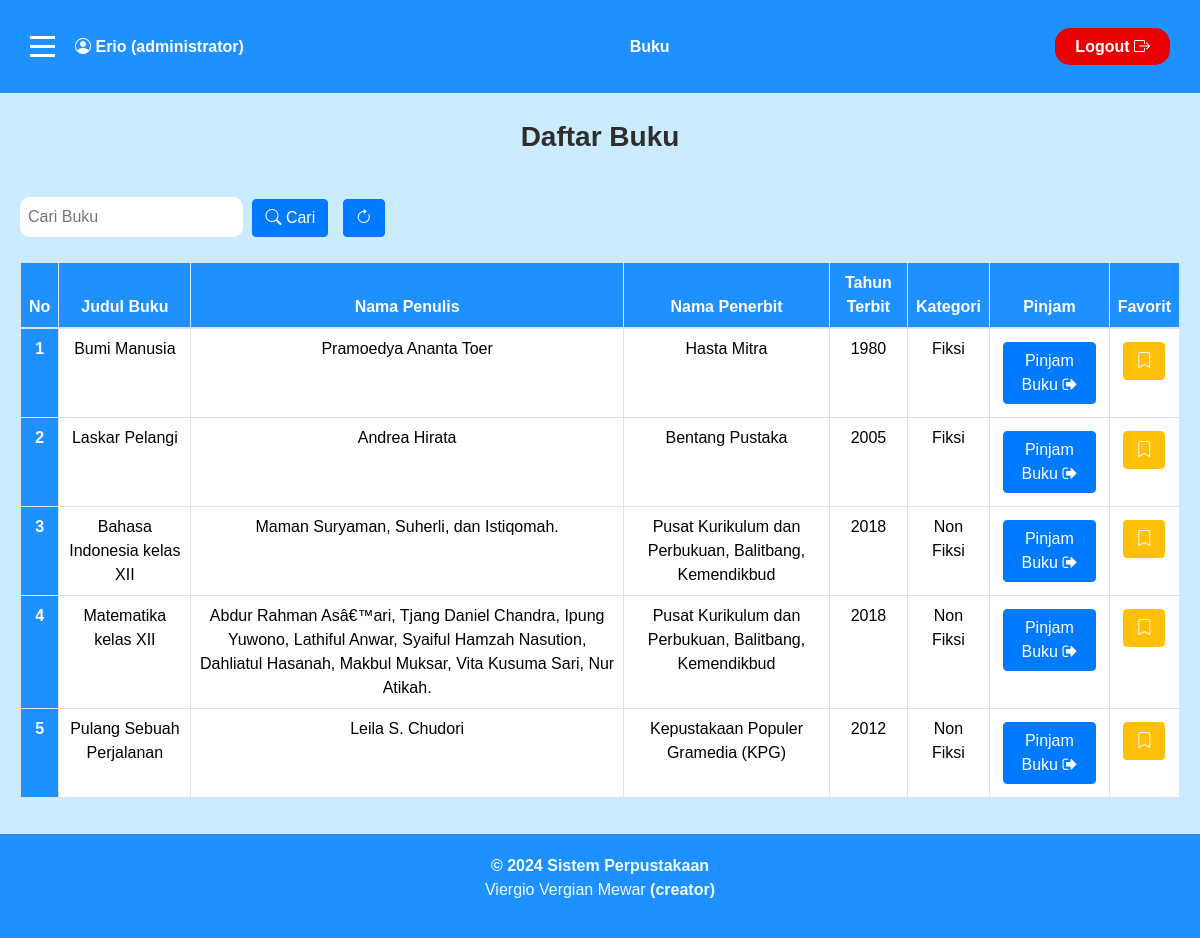
Screenshot of /user/peminjam/buku.php (signed in) with the database file from the repository.
### tables this page shows
CREATE TABLE IF NOT EXISTS `buku` (
  `BukuID` int(11) NOT NULL AUTO_INCREMENT,
  `Judul` varchar(255) NOT NULL,
  `Penulis` varchar(255) NOT NULL,
  `Penerbit` varchar(255) NOT NULL,
  `TahunTerbit` int(11) NOT NULL,
  PRIMARY KEY (`BukuID`)
);

CREATE TABLE IF NOT EXISTS `kategoribuku` (
  `KategoriID` int(11) NOT NULL AUTO_INCREMENT,
  `NamaKategori` varchar(255) NOT NULL,
  PRIMARY KEY (`KategoriID`)
);

### user/peminjam/buku.php (the view, shortened to what this page needs)
<?php
require '../../database/db.php';
$username = $_SESSION['Username'];
$user_id = $_SESSION['UserID'];
function fetchBooksByCategory($db, $id_kategori, $user_id) {
    $sql_buku = "SELECT buku.*, peminjaman.StatusPeminjaman
                    FROM buku
                    LEFT JOIN kategoribuku_relasi ON buku.BukuID = kategoribuku_relasi.BukuID
                    LEFT JOIN peminjaman ON buku.BukuID = peminjaman.BukuID
                    WHERE kategoribuku_relasi.KategoriID = ?
                    AND (peminjaman.UserID = ? OR peminjaman.UserID IS NULL)
                    ORDER BY buku.Judul ASC";
    $stmt = $db->prepare($sql_buku);
    $stmt->bind_param("ii", $id_kategori, $user_id);
    $stmt->execute();
    $result = $stmt->get_result();
    $books = $result->fetch_all(MYSQLI_ASSOC);
    return $books;
}
$kategori_dengan_buku = array();
$sql_kategori = "SELECT * FROM kategoribuku ORDER BY NamaKategori ASC";
$hasil_kategori = $db->query($sql_kategori);
while ($kategori = $hasil_kategori->fetch_assoc()) {
    $id_kategori = $kategori['KategoriID'];
    $nama_kategori = $kategori['NamaKategori'];
    $buku = fetchBooksByCategory($db, $id_kategori, $user_id);
    $kategori_dengan_buku[] = array(
        'id_kategori' => $id_kategori,
        'nama_kategori' => $nama_kategori,
        'buku' => $buku
    );
}
?>
<!DOCTYPE html>
<html lang="id">
<head>
    <link rel="stylesheet" href="https://stackpath.bootstrapcdn.com/bootstrap/4.3.1/css/bootstrap.min.css"
>
    <link rel="stylesheet" href="https://cdn.jsdelivr.net/npm/bootstrap-icons@1.11.3/font/bootstrap-icons.min.css">
    <link rel="stylesheet" href="https://stackpath.bootstrapcdn.com/font-awesome/4.7.0/css/font-awesome.min.css">
    <link rel="stylesheet" href="https://unpkg.com/feather-icons">
    <link rel="stylesheet" href="../../css/styles.css">
    <link rel="stylesheet" href="../../css/table.css">
</head>
<body>
    <?php include_once('../../dashboard/navbar.php'); ?>
    <h2>Daftar Buku</h2>
<div class="main-content">
<form method="GET" action="">
        <input type="text" id="search" name="search" placeholder="Cari Buku" style="border-radius: 10px; border: none; padding: 8px">
        <button type="submit" name="submit_search" class="btn btn-primary"><i class="bi bi-search"></i> Cari</button>
        <button type="submit" class="btn btn btn-primary" style="color: #ffffff;"><i class="bi bi-arrow-clockwise"></i></button>
    </form>
    <table class="table">
        <thead>
            <tr>
                <th scope="col">No</th>
                <th scope="col">Judul Buku</th>
                <th scope="col">Nama Penulis</th>
                <th scope="col">Nama Penerbit</th>
                <th scope="col">Tahun Terbit</th>
                <th scope="col">Kategori</th>
                <th scope="col">Pinjam</th>
                <th scope="col">Favorit</th>
            </tr>
        </thead>
        <tbody>
            <?php $counter = 1; ?>
            <?php if (isset($search_results) && !empty($search_results)): ?>
                <?php foreach ($search_results as $result): ?>
                    <tr>
                        <th scope="row"><?php echo $counter; ?></th>
                        <td><?php echo $result['Judul']; ?></td>
                        <td><?php echo $result['Penulis']; ?></td>
                        <td><?php echo $result['Penerbit']; ?></td>
                        <td><?php echo $result['TahunTerbit']; ?></td>
                        <td><?php echo $result['NamaKategori']; ?></td>
                        <td>
                        <?php
                $buku_id = $result['BukuID'];
                $judul_buku = $result['Judul'];
                $status_peminjaman = $result['StatusPeminjaman'];
                $is_pemilik_peminjaman = ($_SESSION['Username'] === $username && $status_peminjaman === 'Dipinjam');
                $button_text = ($is_pemilik_peminjaman) ? 'Balikan Buku <i class="fa fa-sign-in"></i>' : 'Pinjam Buku <i class="fa fa-sign-out"></i>';
                $button_class = $is_pemilik_peminjaman ? 'btn btn-danger' : 'btn btn-primary';
                $check_koleksi_query = "SELECT * FROM koleksipribadi WHERE UserID = '$user_id' AND BukuID = '$buku_id'";
                $check_koleksi_result = $db->query($check_koleksi_query);
                $has_data_in_koleksi = ($check_koleksi_result && mysqli_num_rows($check_koleksi_result) > 0);
                ?>
                <?php if ($is_pemilik_peminjaman) : ?>
                    <form method="post" action="../../function/fungsiKembalikan.php" class="d-inline-block">
                        <input type="hidden" name="buku_id" value="<?php echo $buku_id; ?>">
                        <button type="submit" name="pinjam-button" class="pinjam-button <?php echo $button_class; ?>"><?php echo $button_text; ?></button>
                    </form>
                <?php else : ?>
                    <?php
                    $redirect_url = ($status_peminjaman === 'Dipinjam') ? '../../function/fungsiKembalikan.php' : '../../function/fungsiPeminjaman.php';
                    ?>
                    <a href="<?php echo $redirect_url . '?buku_id=' . $buku_id . '&judul=' . $judul_buku; ?>" class="pinjam-button <?php echo $button_class; ?>"><?php echo $button_text; ?></a>
                <?php endif; ?>
                </td>
                    <td>
                        <?php
                            if ($has_data_in_koleksi) {
                                ?>
                                <form method="POST" action="../../function/hapusMark.php?from=buku" class="d-inline-block">
                                <input type="hidden" name="BukuID" value="<?php echo $buku_id; ?>">
                                <button type="submit" id="mark1" class="btn btn-warning"><i class="bi bi-bookmark-fill text-light"></i></button>
                                </form>
                                <?php
                            }
                            if (!$has_data_in_koleksi) {
                                ?>
                                <form method="POST" action="../../function/tambahMark.php" class="d-inline-block">
                                    <input type="hidden" name="BukuID" value="<?php echo $buku_id; ?>">
                                    <button type="submit" id="mark2" class="btn btn-warning"><i class="bi bi-bookmark text-light"></i></button>
                                </form>
                                <?php
                            }
                            ?>
                        </td>
                    </tr>
                    <?php $counter++; ?>
                <?php endforeach; ?>
            <?php else: ?>
                <?php foreach ($kategori_dengan_buku as $kategori): ?>
                    <?php foreach ($kategori['buku'] as $buku): ?>
                        <tr>
                            <th scope="row"><?php echo $counter; ?></th>
                            <td><?php echo $buku['Judul']; ?></td>
                            <td><?php echo $buku['Penulis']; ?></td>
                            <td><?php echo $buku['Penerbit']; ?></td>
                            <td><?php echo $buku['TahunTerbit']; ?></td>
                            <td><?php echo $kategori['nama_kategori']; ?></td>
                            <td>
                            <?php
                            $buku_id = $buku['BukuID'];
                            $judul_buku = $buku['Judul'];
                            $status_peminjaman = $buku['StatusPeminjaman'];
                            $is_pemilik_peminjaman = ($_SESSION['Username'] === $username && $status_peminjaman === 'Dipinjam');
                            $button_text = ($is_pemilik_peminjaman) ? 'Balikan Buku <i class="fa fa-sign-in"></i>' : 'Pinjam Buku <i class="fa fa-sign-out"></i>';
                            $button_class = $is_pemilik_peminjaman ? 'btn btn-danger' : 'btn btn-primary';
                            $check_koleksi_query = "SELECT * FROM koleksipribadi WHERE UserID = '$user_id' AND BukuID = '$buku_id'";
                            $check_koleksi_result = $db->query($check_koleksi_query);
                            $has_data_in_koleksi = ($check_koleksi_result && mysqli_num_rows($check_koleksi_result) > 0);
                            ?>
                            <?php if ($is_pemilik_peminjaman) : ?>
                                <form method="post" action="../../function/fungsiKembalikan.php" class="d-inline-block">
                                    <input type="hidden" name="buku_id" value="<?php echo $buku_id; ?>">
                                    <button type="submit" name="pinjam-button" class="pinjam-button <?php echo $button_class; ?>"><?php echo $button_text; ?></button>
                                </form>
                            <?php else : ?>
                                <?php
                                $redirect_url = ($status_peminjaman === 'Dipinjam') ? '../../function/fungsiKembalikan.php' : '../../function/fungsiPeminjaman.php';
                                ?>
                                <a href="<?php echo $redirect_url . '?buku_id=' . $buku_id . '&judul=' . $judul_buku; ?>" class="pinjam-button <?php echo $button_class; ?>"><?php echo $button_text; ?></a>
                            <?php endif; ?>
                        </td>
                        <td>
                                <?php
                            if (!$has_data_in_koleksi) {
                                ?>
                                <form method="POST" action="../../function/tambahMark.php" class="d-inline-block">
                                    <button type="submit" id="mark2" class="btn btn-warning"><i class="bi bi-bookmark text-light"></i></button>
                                </form>
                                <?php
                            }
                            ?>
                        </td>
                    </tr>
                    <?php $counter++; ?>
                <?php endforeach; ?>
            <?php endforeach; ?>
            <?php endif; ?>
        </tbody>
    </table>
</div>
<?php include_once('../../dashboard/footer.php'); ?>
</body>
</html>

### dashboard/navbar.php
<?php
$current_page = basename($_SERVER['PHP_SELF']);
if ($current_page === 'index.php') {
    $nama_sistem = 'Beranda';
}elseif ($current_page === 'dataUser.php'){
    $nama_sistem = 'Data User';
}elseif ($current_page === 'editUser.php'){
    $nama_sistem = 'Edit ' . ucwords($level);
}elseif ($current_page === 'tambahUser.php'){
    $nama_sistem = 'Tambah ' . ucwords($level);
} elseif ($current_page === 'peminjaman.php') {
    $nama_sistem = 'Laporan Peminjaman';
}elseif ($current_page === 'pengembalian.php'){
    $nama_sistem = 'Laporan Pengembalian';
}elseif ($current_page === 'buku.php'){
    $nama_sistem = 'Buku';
}elseif ($current_page === 'tambahBuku.php'){
    $nama_sistem = 'Tambah Buku';
}elseif ($current_page === 'editBuku.php'){
    $nama_sistem = 'Edit Buku';
}elseif ($current_page === 'fungsiPeminjaman.php'){
    $nama_sistem = 'Pinjam Buku';
}elseif ($current_page === 'bukuDipinjam.php'){
    $nama_sistem = 'Sedang Dipinjam';
}elseif ($current_page === 'kategori.php'){
    $nama_sistem = 'Kategori';
}elseif ($current_page === 'editKategori.php'){
    $nama_sistem = 'Edit Kategori';
}elseif ($current_page === 'ulasan.php'){
    $nama_sistem = 'Ulasan';
}elseif ($current_page === 'koleksi.php'){
    $nama_sistem = 'Koleksi';
}elseif ($current_page === 'editUlasan.php'){
    $nama_sistem = 'Edit Ulasan';
}else {
    $nama_sistem = 'Sistem Perpustakaan';
}
?>
<div class="navbar">
    <div class="menu-icon" onclick="toggleSidebar()">
        <div class="bar"></div>
        <div class="bar"></div>
        <div class="bar"></div>
    </div>
    <div class="username">
        <i class="bi bi-person-circle"></i>
        <?php echo " $username"; ?>
        <?php if(isset($_SESSION['Level'])): ?>
            (<span class="user-role"><?php echo $_SESSION['Level']; ?></span>)
        <?php endif; ?>
    </div>
    <div class="system-name"><?php echo $nama_sistem; ?></div>
    <div class="logout-button">
        <a href="../../logout.php">Logout <i class="bi bi-box-arrow-right"></i></a>
    </div>
</div>

### dashboard/footer.php (shortened to what this page needs)
<!DOCTYPE html>
<html lang="en">
<head>
</head>
<body>
    <footer class="footer">
        <div class="text-center">
            <strong>&copy; 2024 Sistem Perpustakaan</strong>
            <p>Viergio Vergian Mewar <strong>(creator)</strong></p>
        </div>
    </footer>
</body>
</html>

### css/styles.css (style rules this page uses)
body { display: flex; flex-direction: column; min-height: 100vh; font-family: Arial, sans-serif; background: #c8deff; margin-top: 10%; padding: 0; height: 100vh; animation: gradientAnimation 20s linear infinite forwards; }
.navbar { background-color: #1e90ff; color: #ffffff; padding: 30px; display: flex; justify-content: space-between; align-items: center; position: fixed; width: 100%; top: 0; left: 0; z-index: 2; }
.username { font-weight: bold; margin-left: 20px; }
.system-name { font-weight: bold; flex-grow: 1; text-align: center; }
.menu-icon { cursor: pointer; }
.bar { width: 25px; height: 3px; background-color: #ffffff; margin: 6px 0; }
.logout-button { display: inline-block; }
.logout-button a { text-decoration: none; color: #ffffff; padding: 10px 20px; background-color: #e90000; border-radius: 15px; font-weight: bold; transition: background-color 0.3s, color 0.3s; }
.main-content { flex-grow: 1; }
.footer { background-color: #1e90ff; color: azure; padding: 20px; margin-top: auto; width: 100%; }
h3, h2 { color: #2e2e2e; }

### css/table.css (style rules this page uses)
body { font-family: "Arial", sans-serif; background-color: #cbecff; }
.main-content { margin: 20px; }
h2 { text-align: center; font-size: 28px; font-weight: bold; margin-bottom: 20px; }
.table { width: 100%; margin-top: 20px; border-collapse: collapse; }
.table th, .table td { padding: 8px; text-align: center; border: 1px solid #dee2e6; }
.table th { background-color: #1e90ff; color: #ffffff; }
.table td { background-color: #ffffff; color: #000000; }
.btn { margin: 5px; }

### user/peminjam/buku.php (style rules this page uses)
.bi-bookmark, .bi-bookmark-fill { cursor: pointer; }

### dashboard/footer.php (style rules this page uses)
.footer { -webkit-user-select: none; -moz-user-select: none; -ms-user-select: none; user-select: none; pointer-events: none; }

### rows the page displays
kategoribuku: NamaKategori "Fiksi"
buku: Judul "Bumi Manusia", Penulis "Pramoedya Ananta Toer", Penerbit "Hasta Mitra", TahunTerbit "1980"
buku: Judul "Laskar Pelangi", Penulis "Andrea Hirata", Penerbit "Bentang Pustaka", TahunTerbit "2005"
kategoribuku: NamaKategori "Non Fiksi"
buku: Judul "Bahasa Indonesia kelas XII", Penulis "Maman Suryaman, Suherli, dan Istiqomah.", Penerbit "Pusat Kurikulum dan Perbukuan, Balitbang, Kemendikbud", TahunTerbit "2018"
buku: Judul "Matematika kelas XII", Penulis "Abdur Rahman Asâ€™ari, Tjang Daniel Chandra, Ipung Yuwono, Lathiful Anwar, Syaiful Hamzah Nasution, Dahliatul Hasanah, Makbul Muksar, Vita Kusuma Sari, Nur Atikah.", Penerbit "Pusat Kurikulum dan Perbukuan, Balitbang, Kemendikbud", TahunTerbit "2018"
buku: Judul "Pulang Sebuah Perjalanan", Penulis "Leila S. Chudori", Penerbit "Kepustakaan Populer Gramedia (KPG)", TahunTerbit "2012"

### other values shown
$username "Erio"
$_SESSION['Level'] "administrator"
$nama_sistem "Buku"
